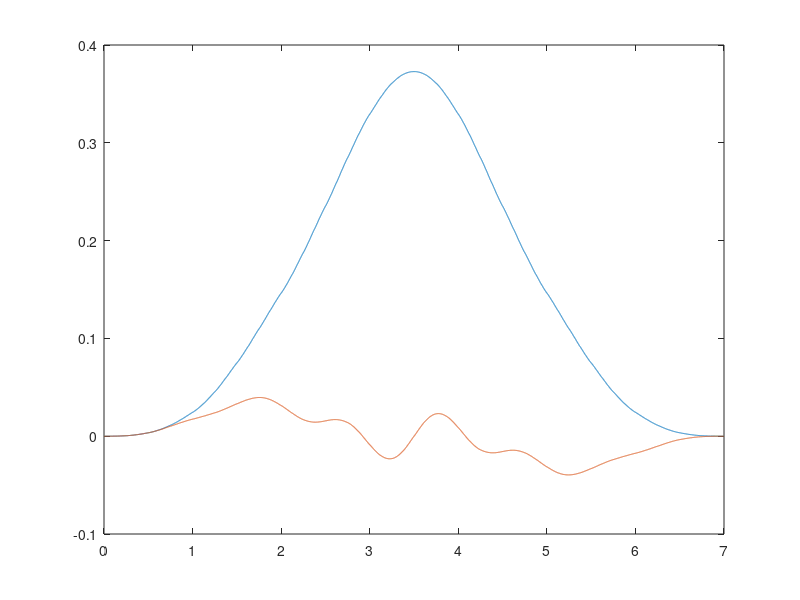

The MATLAB script that drew this image:
%==============================================================================
% Daniel J. Greenhoe
% Experiments with odd polynomials R(1/2-y)
%
% References:
%    C. Sidney Burrus, Ramesh A. Gopinath, and Haitao Guo
%    Introduction to Wavelets and Wavelet Transforms; A Primer
%    Prentice Hall, 1998
%    ISBN 0-13-489600-9
%==============================================================================

%======================================
% Initialization
%======================================
clear;

%======================================
% Function Declarations
%======================================

%----------------------------------------------------------------------------
% \brief Inner product <x,y> of vectors x and y
% \params[in] x: vector
% \params[in] y: vector
% \returns Inner product <x,y>
%----------------------------------------------------------------------------
function inprodxy = inprod( x, y )
  if( rows(x) == 1 ) xx = x';
  else               xx = x ;
  end
  if( rows(y) == 1 ) yy = y';
  else               yy = y ;
  end
  inprodxy = xx' * yy;
endfunction

%----------------------------------------------------------------------------
% \brief Downsample x(n) by L
% \params[in] x: data sequence
% \params[in] L: Downsample factor
% \returns Downsampled sequence y
%----------------------------------------------------------------------------
function y = downSample( x, L )
  n = length(x);
  m = ceil(n/L);
  y = 0*x(1:m);
  for i=0:(m-1)
    y(i+1) = x(i*L+1);
  endfor
endfunction

%----------------------------------------------------------------------------
% \brief Upsample x(n) by L
% \params[in] x: data sequence
% \params[in] L: Upsample factor
% \returns Upsampled sequence y
%----------------------------------------------------------------------------
function y = upSample( x, L )
  n = length(x);
  m = n * L;
  y = zeros(1,m);
  for i=0:(n -1)
    y(i*L+1) = x(i+1);
  endfor
endfunction

%----------------------------------------------------------------------------
% \brief Dilation Operation D
% \details The dilation operator D on a function f(x) is defined as
%          D f(x) = sqrt(2) f(2x) .
%          The sqrt(2) factor makes D unitary.
% \params[in] x: data sequence
% \returns Dilated sequence y
%----------------------------------------------------------------------------
function y = Dilation(x)
  y = sqrt(2) * downSample(x, 2);
endfunction

%----------------------------------------------------------------------------
% \brief Translation Operation T^n
% \params[in] x: data sequence with <density> elements per <n>
% \returns  Translated sequence y
%----------------------------------------------------------------------------
function y = Translate(x, density, n)
  N = length(x);                       % N = length of x
  M = n * density;                     % M = shift distance
  y = 0 * x;                           % zero vector with same dimensions as x
  y( (M+1) : N ) = x( 1 : (N-M) );
endfunction

%----------------------------------------------------------------------------
% \brief Make a sequence h(n) satisfy the Admissibility Condition
% \details A sequence h(n) satisfies the Admissibility Condition
%          if the sum of the elements of h(n) equals sqrt(2)
% \params[in] h: sequence
% \returns Returns a sequence hh that satisfies the Admissibility Condition
%----------------------------------------------------------------------------
function hh = Admissibility(h)
  sumh = sum(h);
  hh = h;
  if( sumh==0 )
    printf("Admissibility(h) ERROR: sum(h)=0\n");
  else
    hh = (sqrt(2) / sumh ) * hh;
  end
endfunction

%----------------------------------------------------------------------------
% \brief Perform Dilation Equation operation
% \params[in]  x: data sequence
% \params[in]  h: scaling coefficients h(n)
% \returns Dilated sequence y
%----------------------------------------------------------------------------
function y = DilationEqu( x, h )
  span    =  length(h)-1;              % support of y(x) = span of h(n)
  N       = length(x);                 % number of x elements
  density = N / span;                  % N per h element except last
  hu      = upSample(h, density);      % upsample h(n) to match phi(x) density
  xh      = conv(hu, x);               % phi_{k+1}(x) = SUM h(n) phi_k(2x-n)
  Dxh     = Dilation(xh);              % Dilation operation
  y       = Dxh(1:N);                  % truncate to length N
endfunction

%----------------------------------------------------------------------------
% \brief Estimate the integral of x
% \params[in]  x: data sequence
% \params[in]  density: number of elements per length 1 on x-axis
% \returns Estimated integral
%----------------------------------------------------------------------------
function INTx = Integrate( x, density )
  dx   = 1 / density;                  % width of Riemann integration bin
  INTx = sum( x ) * dx;                % estimated integral of phi(x)
endfunction

%----------------------------------------------------------------------------
% \brief Generate scaling function phi(x) from scaling coefficients h(n)
% \params[in]  h:          scaling coefficients h(n)
% \params[in]  iterations: number of iterations of Dilation Equation
% \params[in]  density:    number phi(x) samples per h(n) sample
% \returns     phi:        scaling function phi(x)
% \detailed   Cascade Algorithm: Strang and Nguyen (1996)
% reference: Burrus page 67
% reference: Rao
%----------------------------------------------------------------------------
function phi = gen_phi(h, iterations, density, verbose=1)
  h = Admissibility(h);                % Ensure h(n) satisfies Admiss. Cond.
  span =  length(h)-1;                 % support of phi(x) = span of h(n)
  N    = span * density;               % target length of psi(x)
  phi  = ones(1,density*span)/span;    % initial phi_0 is box with area=1
  for i = 0:(iterations-1)             % iterate Dilation Equation k times
    p0  = phi;                         % store phi
    phi = DilationEqu( phi, h );
    errorVect = phi - p0;
    cost = errorVect * errorVect';
  endfor
  if( verbose )
    Iphi   = Integrate( phi, density );% estimated integral of psi(x)
    sumSq  = sum(h)^2;
    minPhi = min(phi);
    maxPhi = max(phi);
    printf("phi = gen_phi( phi, h, iterations=%d, density=%d, verbose=1 )\n", iterations, density );
    printf("  * sum^2(h)      = %12.8f", sumSq  );  Test_eq( sumSq  , 2 );
    printf("  * min(phi)      = %12.8f", minPhi );  Test_lt( minPhi , 0 );
    printf("  * max(phi)      = %12.8f", maxPhi );  Test_gt( maxPhi , 0 );
    printf("  * INTphi        = %12.8f", Iphi   );  Test_eq( Iphi   , 1 );
    printf("  * cost          = %12.8f", cost   );  Test_eq( cost   , 0 );
    for n = 1:span
      Tn_phi   = Translate(phi, density, n);
      inprodxy = inprod( phi, Tn_phi );
      printf("  * <phi,T^%d phi> = %12.8f", n, inprodxy);
      Test_eq( inprodxy, 0, 1e-5 );
    endfor
  end
endfunction

%----------------------------------------------------------------------------
% \brief Generate wavelet function psi(x) from scaling function phi(x)
%        and wavelet filter coefficients g(n)
% \params[in] phi = scaling function phi(x)
% \params[in] g = wavelet filter coefficients g(n)
% \params[in] density = number phi(t) samples per g(n) sample
% \returns wavelet function psi(x)
% \cite Burrus page 15
%----------------------------------------------------------------------------
function psi = gen_psi(phi, g, density, verbose=1)
  span  = length(g)-1;                 % support of psi(x) = span of g(n)
  N     = span * density;              % target length of psi(x)
  psi   = DilationEqu( phi, g );       % psi(x) is a linear combination of phi(x)
  if( verbose )
    Ipsi   = Integrate( psi, density );% estimated integral of psi(x)
    sumSq  = sum(g)^2;
    minPsi = min(psi);
    maxPsi = max(psi);
    printf("psi = gen_psi( phi, g, density=%d, verbose=1 )\n", density );
    printf("  * sum^2(g)      = %12.8f", sumSq  );  Test_eq( sumSq , 0 );
    printf("  * min(psi)      = %12.8f", minPsi );  Test_lt( minPsi, 0 );
    printf("  * max(psi)      = %12.8f", maxPsi );  Test_gt( maxPsi, 0 );
    printf("  * INTpsi        = %12.8f", Ipsi   );  Test_eq( Ipsi  , 0 );
    for n = 0:span
      Tn_psi  = Translate(psi, density, n);
      inprodxy = inprod( phi, Tn_psi );
      printf("  * <phi,T^%d psi> = %12.8f", n, inprodxy);
      Test_eq( inprodxy, 0, 1e-5 );
    endfor
    for n = 1:span
      Tn_psi  = Translate(psi, density, n);
      inprodxy = inprod( psi, Tn_psi );
      printf("  * <psi,T^%d psi> = %12.8f", n, inprodxy);
      Test_eq( inprodxy, 0, 1e-4 );
    endfor
  end
endfunction

%----------------------------------------------------------------------------
% \brief Generate wavelet coefficients g(n) from scaling coefficients h(n)
% \params[in] h: scaling coefficients
% \returns Wavelet coefficients g
% \cite Mallat page 238
% \cite Burrus page  15
% \cite Burrus page  79
% \cite Greenhoe
%----------------------------------------------------------------------------
function g = h2g_coefs( h, verbose=1 )
  g = 0 * h;                           % make g a zero vector with same dimensions as h
  N = length(h);                       % N = number of wavelet coefficients
  g = h2hbar(h);                       % reverse scaling coefficient vector
  g(2:2:end) = -g(2:2:end);            % alternate signs of vector elements
  if( verbose )
    sumSq    = sum(g)^2;
    maxag    = max(abs(g));
    minag    = min(abs(g));
    maxah    = max(abs(h));
    minah    = min(abs(h));
    gbar     = h2hbar(g);
    gAltSgn  = g;
    gAltSgn(2:2:end) = -g(2:2:end);
    gCQF     = sum(gAltSgn)^2;        % Conjugate Quaduature Filter condition
    printf("g = h2g_coefs([h_0, h_1, ..., h_%d])\n", N-1 );
    printf("  * sum^2(g)      = %12.8f", sumSq );  Test_eq( sumSq  , 0 );
    printf("  * sum^2(gAltSgn)= %12.8f", gCQF  );  Test_eq( gCQF   , 2 );
    printf("  * max(|g|)      = %12.8f", maxag );  Test_eq( maxag  , maxah );
    printf("  * min(|g|)      = %12.8f", minag );  Test_eq( minag  , minah );
  end
endfunction

%----------------------------------------------------------------------------
%function: Generate filter coefficients from wavelet/scalar coefficients
%   _
%   h(n) = h(-n) with shift by N where N = length of h(n)
%   _
%   g(n) = g(-n) with shift by N
%----------------------------------------------------------------------------
function xbar = h2hbar(x)
  xbar = fliplr(x);
endfunction

%----------------------------------------------------------------------------
%                                               -z + 2 -1/z
% Convert polynomial in y to polynomial in y = -------------
%                                                    4
%                               /              \
%        |                     |  -z + 2 -1/z  |
%    P(y)|                  = P| ------------- |  = Q(z)Q(1/z)
%        |y=[(-z+2-1/z)/4]      \      4       /
%
% Input
% ------
%  P = [p_{n-1} ... p_2 p_1 p_0]
%    ==> P(y)=p_{n-1}y^{m-1}+...+p_2 y^2+p_1y+p_0
%
% Output
% ------
%  QQ = [q_{2n-2} ... q_2 q_1 q_0]
%
%                     q_{2n-2}z^{2n-2} +...+ q_2 z^2 + r_1 z + r_0
%     ==>  Q(z)Q(1/z)=---------------------------------------------
%                                       z^n
%
% Theory
% ------
% This conversion is useful when using polynomials in y = sin^2(w/2).
% Polynomials in sin^2(w/2) can be used to represent any even
% periodic funtion with period 2pi.
%   * sin^2(w/2) = (1/2)(1-cosw)
%
%                   1-cosw     1     e^{w}+e^{-w}     2 - z - 1/z   |
% y = sin^2(w/2) = -------- = --- - -------------- = -------------- |
%                      2       2          4                 4       |z=e^w
%
%----------------------------------------------------------------------------
function QQ = y2sin2(P)
  n=length(P);                         % number of terms in P(y). num 0s=n-1
  N=2*n-1;                             % number of terms in Q(z)Q(1/z)
  QQ= zeros(1,N);                      % init Q(z)Q(1/z) = 0+0z+...+0z^{N-1}
  q=1;                                 % init q(z)       = 1
  for k=0:n-1                          %
    QQ = [QQ,0](2:N+1);                % z[-z + 2 -1/z] = -z^2 + 2z - 1
    QQ = QQ + ...                      % Q(z)Q(1/z)
      P(n-k)*[zeros(1,N-2*k-1),q]/4^k; %   = SUM p1k_k*[(-z+2-z^-1)/4]^k
    q = conv(q,[-1 2 -1]);             % q(z) = q(z)[-z^2 + 2z - 1]
  endfor                               %
endfunction

%----------------------------------------------------------------------------
% Generate Daubechies class scaling coefficients
%  - Daubechies-p: minimum support (2p-1, R(y)=0) and minimum phase
%  - Symmlets-p:   minimum support (2p-1, R(y)=0) and quasi-linear phase
%  - Experimental: non-minimum support (>2p-1, R(y)!=0)
%
%  Input
%  ------
%  p = number of vanishing moments
%  R = [r_{m-1} ... r_2 r_1 r_0] ==> R(y)=r_{m-1}y^{m-1}+...+r_2 y^2+r_1y+r_0
%
%  Output
%  ------
%  n  = p + m
%
%  QQ = [q_{2n-1} ... q_1 q_0]
%
%                    q_{2n-1}z^{2n-1}+...+r_2 z^2+r_1z+r_0
%    ==>  Q(z)Q(1/z)=--------------------------------------
%                                  z^n
%
%  rQQ= [ r_1 r_2 ... r_{n-1}  r_n r_{n+1}...r_{n-2} ]
%        |<--roots inside -->|<--roots outside  --->|
%        |   unit circle     |   unit circle        |
%
%  A  = [a_p ... a_2 a_1 a_0]
%
%                       (z+1)^p
%    ==>  A(z) = sqrt(2)(---)   = a_pz^p + ... + a_2z^2 + a_1z + a_0
%                       ( 2 )
%
%  rA = [ r_1 r_2 ... r_p ] = roots of A(z)
%
%
%  Theory
%  ------
%  h(n) = scaling coefficients
%
%  H(z) = SUM h(n) z^{-n}
%          n
%       = A(z)Q(z)
%
%                (z+1)^p
%       = sqrt(2)(---)   Q(z)
%                ( 2 )
%
%  Finding Q(z) involves factoring a polynomial P(...):
%
%  P(y) = Pm(y) + y^p R(1/2-y)
%
%  In general, R is any polynomial that satisfies R(1/2-y)=-R(y-1/2)
%    (R is an odd polynomial about y=1/2)
%  For Daubechies-p wavelets and symmlets, R(y)=0
%    (giving Daubechies-p and symmlets minimum support)
%
%          p-1 ( p-1+k )
%  Pm(y) = SUM (       ) y^k
%          k=0 (   k   )
%
%  Q(z)Q(1/z) = P([2-z-1/z]/4)
%----------------------------------------------------------------------------
function [n,A,QQ,rA,rQQ] = gen_Dclass(p,R)
                                       % Compute A(z) = sqrt(2)[ (z+1)/2 ]^p
                                       % ------------------------------------
  A=1;                                 % A(z) = (z+1)^0 = 1
  for k=1:p                            %
    A=conv(A,[1 1]);                   % A(z) = (z+1)^k  k=1,2,3,...,p
  endfor                               %
  A = (sqrt(2)/2^p)*A;                 % A(z) = sqrt(2)[(z+1)/2]^p
  rA = sort(roots(A))';                % rA   = roots of A(z)

                                       % Pm(y)
                                       % ------------------------------------
  Pm = zeros(1,p);                     % init Pm(y) = 0y^{p-1}+...+0y^2+0y+0
  for k=0:p-1                          %
    Pm(p-k) = bincoeff(p-1+k,k);       % Pm(y) = SUM {p-1+k choose k} y^k
  endfor                               %

                                       % P( [2-z-1/z]/4 )
                                       % ------------------------------------
  m=length(R);                         %
  P=[zeros(1,m),Pm] + [R,zeros(1,p)];  % P(y) = Pm(y) + y^p R(y)
  while P(1)==0                        % remove leading zero coefficient terms
    n=length(P);                       %   n = number of terms in P(y)
    P=P(2:n);                          %   remove leading zero coefficient
  endwhile                             %
  n=length(P);                         % number of terms in P(y). num 0s=n-1
  QQ = y2sin2(P);                      % Q(z)Q(1/z) = P(y)|_y={(-z+2-1/z)/4}

                                       % Compute H(z)=A(z)Q(z)
                                       % ------------------------------------
  rQQ = sort(roots(QQ))';              % roots of Q(z)Q(1/z) (p-1 roots of Q(z), p-1 roots of Q(1/z))
  rQ  = rQQ(1:n-1);                    % roots of Q(z) (p-1 roots inside unit circle)
  Q   = poly(rQ);                      % convert roots into poly Q(z)
  Q   = sign(real(Q)).*abs(Q);         % eliminate any extraneous imag. components
  H   = conv(A,Q);                     % H(z) = A(z)Q(z)
  rH  = sort(roots(H))';               % roots of H(z)
  h   = Admissibility(H);              % Ensure h(n) satisfies Admiss. Cond.
endfunction

%----------------------------------------------------------------------------
%function: Generate Daubechies-p scaling coefficients
%
%  Input
%  ------
%  p:   number of vanishing moments
%
%  Output
%  ------
%  n  = p + m
%  h:   scaling coefficients
%  rQQ: roots of Q(z)Q(z^-1)
%                |   |_______ p-1 roots outside unit circle
%                |___________ p-1 roots inside  unit circle
%  rH:  roots of H(z)         p roots at z=-1 and p-1 roots of Q(z)
%
%
%  Theory
%  ------
%  h(n) = scaling coefficients
%
%  H(z) = SUM h(n) z^{-n}
%          n
%       = A(z)Q(z)
%
%                (z+1)^p
%       = sqrt(2)(---)   Q(z)
%                ( 2 )
%
%----------------------------------------------------------------------------
function [h,rQQ,rH] = gen_Dp(p, verbose=1 )
  R = [0];                             % for Daubechies-p, R(y)=0
  [n,A,QQ,rA,rQQ] = gen_Dclass(p,R);   %
  rQ  = rQQ(1:p-1);                    % roots of Q(z) (p-1 roots inside unit circle)
  Q   = poly(rQ);                      % convert roots into poly Q(z)
  Q   = sign(real(Q)).*abs(Q);         % eliminate any extraneous imag. components
  H   = conv(A,Q);                     % H(z) = A(z)Q(z)
  rH  = sort(roots(H))';               % roots of H(z)
  h   = Admissibility(H);              % Ensure h(n) satisfies Admiss. Cond.
  if( verbose )
    sumSq = sum(h)^2;
    maxh  = max(h);
    printf("[h,rQQ,rH] = gen_Dp(p=%d, verbose=1 )\n", p );
    printf("  * sum^2(h)      = %12.8f", sumSq );  Test_eq( sumSq , 2 );
    printf("  * max(h)        = %12.8f", maxh  );  Test_gt( maxh  , 0 );
  end
endfunction

%----------------------------------------------------------------------------
%function: Generate Symmlets-p scaling coefficients
%
%  Input
%  ------
%  p:   number of vanishing moments
%
%  Output
%  ------
%  h:   scaling coefficients
%  rQQ: roots of Q(z)Q(z^-1)
%                |   |_______ p-1 roots outside unit circle
%                |___________ p-1 roots inside  unit circle
%  rH:  roots of H(z)         p roots at z=-1 and p-1 roots of Q(z)
%
%----------------------------------------------------------------------------
function [h,rQQ,rH] = gen_Sp( p, verbose=1 )
                                       % Initialization
                                       % ---------------------
  N = 1024;                            % number of data points for linear measure
  R = [0];                             % for Symmlets-p, R(y)=0
  [n,A,QQ,rA,rQQ]=gen_Dclass(p,R);     %
  Nquads    = floor(p/2);              % number of zero quads
  Nsol      = 2^Nquads;                % number of possible solutions
  rQQ_mat    = zeros(p-1,Nsol);        % allocate matrix of roots for all solutions
  mse       = zeros(1,  Nsol);         % allocate mean square error of each solution
  sqMag     = zeros(1,  Nsol);         % allocate square magnitude of each solution

                                       % Main loop: generate all root selections
                                       % ---------------------------------------
  for n=0:Nsol-1                       % loop once for each possible solution
    t = conj(rQQ(1:2:p-1));            % extract one representative from each quad
    for m=0:Nquads-1                   % take conjugate recipricols of roots
      if( mod(floor(n/2^m),2) )        % if bit k of n is 1,
        t(m+1) = conj(1/t(m+1));       %   then take conjugate recipricol of root
      endif                            %
    endfor                             %

    rNew          = zeros(p-1,1);      % initialize new root column vector
    rNew(1:2:p-1) = t;                 % rNew=[r1 (real), r2, r2*, r3, r3*,...]'
    rNew(2:2:p-1) = conj(t(mod(p+1,2)+1:Nquads));
    rMat(:,n+1)   = rNew;              % store new root vector in root matrix

                                       % Linear phase measurements
                                       % ------------------------------
    h = real(poly(rNew));              % convert new roots into a poly in z
    [H,w] = freqz(h,[1],N);            % compute the frequency response
    phase = unwrap(angle(H));          % unwrapped phase of h
    [pCoefs,pVals]=polyfit(w,phase,1); % find the 1st order poly p(w) that best fits phase(w)
    mse(n+1) = (pVals.yf-phase)'*(pVals.yf-phase)/N;  % measure the error
    sqMag(n+1) = (rNew'*rNew);         % measure the magnitude and store
  endfor
                                       % Find best set of roots
                                       % --------------------------
  [err1,i1] = min(mse);                % find the 1st location of minimum error
  t=mse;                               % copy mse to temporary vector t
  t(i1) = max(t);                      % get 1st minimum out of the way to find 2nd
  [err2,i2] = min(t);                  % find the 2nd location of minimum error
  t= max(mse)*ones(1,Nsol);            % set t to all large values
  if( sqMag(i1)<sqMag(i2) )            % decide which min to use based on smaller magnitude
    iMinErr = i1;                      %   if the magnitude of first is smaller
  else                                 %
    iMinErr = i2;                      %   if the magnitude of the second is smaller
  endif                                %
  mmse = mse(iMinErr);                 % minimum mean square error
  rNew = rMat(:,iMinErr);              % extract min phase min magnitude vector

                                       % Compute H(z)=A(z)Q(z)
                                       % ------------------------------------
  rQQ = [rNew; conj(1./rNew)]';        % vector w/ both retained and discarded roots
  rQ  = rQQ(1:p-1);                    % roots of Q(z) (p-1 roots inside unit circle)
  Q   = poly(rQ);                      % convert roots into poly Q(z)
  Q   = sign(real(Q)).*abs(Q);         % eliminate any extraneous imag. components
  H   = conv(A,Q);                     % H(z) = A(z)Q(z)
  rH  = sort(roots(H))';               % roots of H(z)
  h   = Admissibility(H);              % Ensure h(n) satisfies Admiss. Cond.
  if( verbose )
    sumSq = sum(h)^2;
    maxh  = max(h);
    printf("[h,rQQ,rH] = gen_Sp(p=%d, verbose=1 )\n", p );
    printf("  * sum^2(h)      = %12.8f", sumSq );  Test_eq( sumSq , 2 );
    printf("  * max(h)        = %12.8f", maxh  );  Test_gt( maxh  , 0 );
  end
endfunction

%----------------------------------------------------------------------------
% Generate experimental coefficients with R(y)!=0
%
%  Input
%  ------
%  p:   number of vanishing moments
%  R = [r_{m-1} ... r_2 r_1 r_0] ==> R(y)=r_{m-1}y^{m-1}+...+r_2 y^2+r_1y+r_0
%
%  Output
%  ------
%  h:   scaling coefficients
%  rQQ: roots of Q(z)Q(z^-1)
%                |   |_______ p-1 roots outside unit circle
%                |___________ p-1 roots inside  unit circle
%  rH:  roots of H(z)         p roots at z=-1 and p-1 roots of Q(z)
%
%
%  Theory
%  ------
%  h(n) = scaling coefficients
%
%  H(z) = SUM h(n) z^{-n}
%          n
%       = A(z)Q(z)
%
%                (z+1)^p
%       = sqrt(2)(---)   Q(z)
%                ( 2 )
%
%----------------------------------------------------------------------------
function [n,h,rQQ,rH] = gen_Rp(p,R)
  [n,A,QQ,rA,rQQ] = gen_Dclass(p,R);   %
  rQ  = rQQ(1:n-1);                    % roots of Q(z) (n-1 roots inside unit circle)
  Q   = poly(rQ);                      % convert roots into poly Q(z)
  Q   = sign(real(Q)).*abs(Q);         % eliminate any extraneous imag. components
  H   = conv(A,Q);                     % H(z) = A(z)Q(z)
  rH  = sort(roots(H))';               % roots of H(z)
  h   = Admissibility(H);              % Ensure h(n) satisfies Admiss. Cond.
endfunction

#----------------------------------------------------------------------------
#function: Generate scaling coefficients h(n) from length-4 parameter alpha
#          Pollen wavelets
#  references:
#    http://www2.isye.gatech.edu/~brani/datasoft/DL.pdf  page 2
#    Burrus page  66
#----------------------------------------------------------------------------
function h = gen_pollen4(alpha)
  h =  (sqrt(2)/4) * [...
       1 + cos(alpha) - sin(alpha) ;
       1 + cos(alpha) + sin(alpha) ;
       1 - cos(alpha) + sin(alpha) ;
       1 - cos(alpha) - sin(alpha) ;
      ];
%  h =  (sqrt(2)/4) * [\  Burrus ?
%       1 - cos(alpha) + sin(alpha) ;
%       1 + cos(alpha) + sin(alpha) ;
%       1 + cos(alpha) - sin(alpha) ;
%       1 - cos(alpha) - sin(alpha) ;
%      ];
endfunction

%-----------------------------------
% Write data to file
%-----------------------------------
function data2file(h,g,rR,rH,filename,comment)
  data  = fopen(filename,"w");
  fprintf(data,'%%========================================================================\n');
  fprintf(data,'%% Daniel J. Greenhoe \n');
  fprintf(data,'%% file: %s \n',filename);
  fprintf(data,'%% %s \n',comment);
  fprintf(data,'%% %s \n',strftime('%Y %B %d %A %r (%Z)',localtime(time)));
  fprintf(data,'%%========================================================================\n\n');

  p=length(h)/2;
  fprintf(data ,'scaling coefficients\n' );
  fprintf(data ,'-------------------------\n' );
  for n=1:length(h)
    fprintf(data ,'h_{%02d} = %13.10f  \n',n-1,h(n) );
  endfor

  fprintf(data ,'\n' );
  fprintf(data ,'wavelet coefficients\n');
  fprintf(data ,'-------------------------\n' );
  for n=1:length(g)
    fprintf(data ,'g_{%02d} = %13.10f  \n',n-1,g(n) );
  endfor

  fprintf(data ,'\n' );
  fprintf(data ,'roots of Q(z)\n' );
  fprintf(data ,'-------------------------\n' );
  for n=1:p-1
    fprintf(data ,'r_{%02d} = %13.10f  %13.10fi \n',n-1, real(rR(n)), imag(rR(n)) );
  endfor

  fprintf(data ,'\n' );
  fprintf(data ,'roots of Q(z^-1)\n' );
  fprintf(data ,'-------------------------\n');
  for n=p:length(rR)
    fprintf(data ,'r_{%02d} = %13.10f  %13.10fi \n',n-1, real(rR(n)), imag(rR(n)) );
  endfor

  fprintf(data ,'\n');
  fprintf(data ,'roots of H(z)\n');
  fprintf(data ,'-------------------------\n');
  for n=1:length(rH)
    fprintf(data ,'r_{%02d} = %13.10f  %13.10fi \n',n-1, real(rH(n)), imag(rH(n)) );
    if(n==p-1) fprintf(data,'\n'); endif
  endfor

  fprintf(data ,'\n' );
  fprintf(data ,'LaTeX drawing commands   \n');
  fprintf(data ,'-------------------------\n');
  for n=1:p-1
    fprintf(data ,'  \\put( %15.10f, %15.10f ) {\\circle {15}} \n',real(rR(n))*100, imag(rR(n))*100 );
  endfor
  fprintf(data,"\n");
  for n=p:length(rR)
    fprintf(data ,'  \\put( %15.10f, %15.10f ) {\\circle*{15}} \n',real(rR(n))*100, imag(rR(n))*100 );
  endfor

  fflush(data);
  fclose(data);
  printf('output file name = \"%s\" \n',filename);
endfunction

%----------------------------------------------------------------------------
% Write data to plot file
% <filename> can be used by the command '\fileplot' in a TeX environment
% to generate a plot of (x,y).
% The command '\fileplot' is available in the PSTricks package of TeX.
% Reference: http://www.ctan.org/pkg/pstricks
%----------------------------------------------------------------------------
function data2plotfile(x,y,filename,comment)
  data  = fopen(filename,'w');
  fprintf(data,'%%========================================================================\n');
  fprintf(data,'%% Daniel J. Greenhoe \n');
  fprintf(data,'%% file: %s \n',filename);
  fprintf(data,'%% number of data points = %d\n',length(x));
  fprintf(data,'%% %s \n',comment);
  fprintf(data,'%% %s \n',strftime('%Y %B %d %A %r (%Z)',localtime(time)));
  fprintf(data,'%% The command \\fileplot{%s} may be used in a LaTeX environment for plotting data.\n',filename);
  fprintf(data,'%% \\fileplot is available in the LaTeX PSTricks package.\n');
  fprintf(data,'%% Reference: http://www.ctan.org/pkg/pstricks\n');
  fprintf(data,'%%========================================================================\n');

  fprintf(data ,'[\n');
  for n=1:length(x)
    fprintf(data ,'(%13.10f,%13.10f)\n',x(n),y(n));
  endfor
  fprintf(data,']\n');
  fprintf(data,'%%---end of file---' );
  fflush(data);
  fclose(data);
  printf("data written to \'%s\' \n",filename);
endfunction

%----------------------------------------------------------------------------
% Demonstration of Daubechies-p wavelets
%  iterations: number of iterations to use to generate phi(t) (e.g. 16)
%  N:          data size (e.g. 1024)
%----------------------------------------------------------------------------
function demo_Dp(p,N,iterations)
                                       % calculate coefficient sequences
                                       % ------------------------
  [h,rQQ,rH] = gen_Dp(p);              % Daubechies-p
  g   = h2g_coefs(h);                  % generate wavelet coefficients g(n)
  d   = round(N/length(h));            % density=round(samples/unit(1))
  phi = gen_phi(h,  iterations,d);     % generate phi(x) from h(n)
  psi = gen_psi(phi,g,d);              % generate psi(x) from g(n)
  M   = length(phi);

                                       % Generate output data files
                                       % ------------------------
  x = [0:length(phi)-1]*(length(h)-1)/(length(phi)-1);
  data2file(h,g,rQQ,rH,sprintf('d%d.dat',p),    sprintf('data for Daubechies-%d wavelets',p) );
  data2plotfile(x,phi,sprintf('d%d_phi.dat',p),sprintf('plot file for Daubechies-%d scaling function',p));
  data2plotfile(x,psi,sprintf('d%d_psi.dat',p),sprintf('plot file for Daubechies-%d wavelet function',p));
  plot(x,phi,x,psi);

endfunction

%----------------------------------------------------------------------------
% Demonstration of Symmlet-p wavelets
%  iterations: number of iterations to use to generate phi(t) (e.g. 16)
%  N:          data size (e.g. 1024)
%----------------------------------------------------------------------------
function demo_Symmlet_p( p, N, iterations, dataDump=0 )
  [h,rQQ,rH] = gen_Sp(p);              % Symmlet-p
  g       = h2g_coefs(h);              % generate wavelet coefficients g(n)
  span    = length(h) - 1;             % span of phi(x) and psi(x) = span(h)
  density = round( N / span );         % density=round(samples/unit(1))
  phi     = gen_phi(h, iterations, density); % generate phi(x) from h(n)
  psi     = gen_psi(phi,g,density);    % generate psi(x) from g(n)
  M       = length(phi);
  xAxis   = [0:M-1] * span/(M-1);      % x-axis vector from 0 to span
  if( dataDump )
    data2file(h,g,rQQ,rH, sprintf("s%d.dat",p),    sprintf("Symmlet-%d data file",p));
    data2plotfile(xAxis, phi,  sprintf('s%d_phi.dat',p),sprintf('plot file for Symmlet-%d scaling function',p));
    data2plotfile(xAxis, psi,  sprintf('s%d_psi.dat',p),sprintf('plot file for Symmlet-%d wavelet function',p));
  end
  plot(xAxis, phi, xAxis, psi );
endfunction

%----------------------------------------------------------------------------
% Demonstration of Daubechies-p class wavelet with R(y)!=0
%  iterations: number of iterations to use to generate phi(t) (e.g. 16)
%  N:          data size (e.g. 1024)
%----------------------------------------------------------------------------
function demo_Ry_p(p,N,iterations)
                                       % R(y)
                                       % ------------------------
  R=[  3 0 5 0 7 0 3 0 1 0];                        % R(y)
  ptitle=sprintf("p=%d      R(y)=3y^9 + 5y^7 + 7y^5 + 3y^3 + y      Daniel J. Greenhoe",p);% title

                                       % Generate scaling coefficients {h_n}
                                       % ------------------------
  [n,h,rQQ,rH]= gen_Rp(p,R);           % Ry(p)
  g   = h2g_coefs(h);                  % generate wavelet coefficients g(n)
  d   = round(N/length(h));            % density=round(samples/unit(1))
  phi = gen_phi(h,  iterations,d);     % generate phi(x) from h(n)
  psi = gen_psi(phi,g,d);              % generate psi(x) from g(n)

                                       % Generate output
                                       % -------------------------
  data2file(h,g,rQQ,rH, sprintf("R%d.dat",p), sprintf("R(y)-%d data file",p) );   pause(delay_sec);
endfunction

%----------------------------------------------------------------------------
% Demonstration of Pollen length 4 wavelets
%  iterations: number of iterations to use to generate phi(t) (e.g. 16)
%  N:          data size (e.g. 1024)
%  alpha:      parameter alpha
%  p4_phi.dat and p4_psi.dat can be used with LaTeX's \plotfile command.
%  \pltfile is available in the pstricks package
%   Reference: http://www.ctan.org/pkg/pstricks
%----------------------------------------------------------------------------
function demo_pollen4a(alpha,N,iterations)
                                       % calculate coefficient sequences
                                       % ------------------------
  h   = gen_pollen4(alpha);            % Pollen length-4
  g   = h2g_coefs(h);                  % generate wavelet coefficients g(n)
  d   = round(N/length(h));            % density=round(samples/unit(1))
  phi = gen_phi(h,  iterations,d);     % generate phi(x) from h(n)
  psi = gen_psi(phi,g,d);              % generate psi(x) from g(n)
  M   = length(phi);

                                       % Generate output data files
                                       % ------------------------
  x = [0:length(phi)-1]*(length(h)-1)/(length(phi)-1);
  %data2file(h,g,rQQ,rH,'p4.dat',   sprintf('data for Pollen-4 alpha=%13.10f wavelets',alpha));
  data2plotfile(x,phi,'p4_phi.dat',sprintf('plot file for Pollen-4 alpha=%13.10f scaling function',alpha));
  data2plotfile(x,psi,'p4_psi.dat',sprintf('plot file for Pollen-4 alpha=%13.10f wavelet function',alpha));
  plot(x,phi,x,psi);

endfunction

%----------------------------------------------------------------------------
% Demonstration of Pollen length 4 wavelets
%  iterations: number of iterations to use to generate phi(t) (e.g. 16)
%  N:          data size (e.g. 1024)
%  nalpha:     number of alpha values
%  a:          starting alpha value
%  b:          ending alpha value
%  p4_phi.dat and p4_psi.dat can be used with GNU Plot's 'splot' function
%  Reference: http://www.gnuplot.info
%----------------------------------------------------------------------------
function demo_pollen4(a,b,nalpha,N,iterations)
  filename1='p4_psi.dat';
  filename2='p4_phi.dat';
  data1  = fopen(filename1,'w');
  data2  = fopen(filename2,'w');
  fprintf(data1,'#========================================================================\n');
  fprintf(data1,'# Daniel J. Greenhoe \n');
  fprintf(data1,'# file: %s \n',filename1);
  fprintf(data1,'# %s \n',strftime('%Y %B %d %A %r (%Z)',localtime(time)));
  fprintf(data1,'# The command splot{%s} may be used in a GNU Plot environment for plotting data.\n',filename1);
  fprintf(data1,'# Reference: http://www.gnuplot.info\n');
  fprintf(data1,'#========================================================================\n');

  fprintf(data2,'#========================================================================\n');
  fprintf(data2,'# Daniel J. Greenhoe \n');
  fprintf(data2,'# file: %s \n',filename2);
  fprintf(data2,'# %s \n',strftime('%Y %B %d %A %r (%Z)',localtime(time)));
  fprintf(data2,'# The command splot{%s} may be used in a GNU Plot environment for plotting data.\n',filename2);
  fprintf(data2,'# Reference: http://www.gnuplot.info\n');
  fprintf(data2,'#========================================================================\n');

  for i = 0:nalpha-1
                                       % calculate coefficient sequences
                                       % ------------------------
    alpha = a + i/(nalpha-1)*(b-a)     % calculate alpha
    h   = gen_pollen4(alpha);          % Pollen length-4
    g   = h2g_coefs(h);                % generate wavelet coefficients g(n)
    d   = round(N/length(h));          % density=round(samples/unit(1))
    phi = gen_phi(h,  iterations,d);   % generate phi(x) from h(n)
    psi = gen_psi(phi,g,d);            % generate psi(x) from g(n)
    M   = length(phi);

                                       % Generate output data files
                                       % ------------------------
    x = [0:length(phi)-1]*(length(h)-1)/(length(phi)-1);
    y1 = psi;
    y2 = phi;

    for n=1:length(x)
      fprintf(data1 ,'%13.10f  %13.10f  %13.10f\n',alpha,x(n),y1(n));
    endfor
    for n=1:length(x)
      fprintf(data2 ,'%13.10f  %13.10f  %13.10f\n',alpha,x(n),y2(n));
    endfor
    fprintf(data1 ,'\n');
    fprintf(data2 ,'\n');

  endfor
  fprintf(data1,'##---end of file---' );
  fprintf(data2,'##---end of file---' );
  fflush(data1);
  fflush(data2);
  fclose(data1);
  fclose(data2);
  printf("data written to \'%s\' \n",filename1);
  printf("data written to \'%s\' \n",filename2);

endfunction

%----------------------------------------------------------------------------
% Demonstration of Symmlet-p wavelets
%  iterations: number of iterations to use to generate phi(t) (e.g. 16)
%  N:          data size (e.g. 1024)
%----------------------------------------------------------------------------
function demo_h( h, N, iterations, dataDump=0 )
  h       = Admissibility(h);          % Ensure h(n) satisfies Admiss. Cond.
  g       = h2g_coefs(h);              % generate wavelet coefficients g(n)
  span    = length(h) - 1;             % span of phi(x) and psi(x) = span(h)
  density = round( N / span );         % density=round(samples/unit(1))
  phi     = gen_phi(h, iterations, density); % generate phi(x) from h(n)
  psi     = gen_psi(phi,g,density);    % generate psi(x) from g(n)
  M       = length(phi);
  xAxis   = [0:M-1] * span/(M-1);      % x-axis vector from 0 to span
  if( dataDump )
    %data2file(h, g, rQQ, rH,   sprintf("arbitrary_coef%d.dat",span),    sprintf("Arbitrary %d coefficient data file", span));
    data2plotfile(xAxis, phi,  sprintf('arbitrary_coef%d_phi.dat',span+1),sprintf("Arbitrary %d coefficient scaling function", span+1));
    data2plotfile(xAxis, psi,  sprintf('arbitrary_coef%d_psi.dat',span+1),sprintf("Arbitrary %d coefficient wavelet function", span+1));
  end
  plot(xAxis, phi, xAxis, psi );
endfunction

%======================================
% Test Utilities
%======================================
%----------------------------------------------------------------------------
% \brief Test if x less than y
% \returns 1 if TRUE, 0 otherwise
%----------------------------------------------------------------------------
function result = Test_lt( x, y, verbose=1 )
  if( x < y ) result = 1;
  else        result = 0;
  end
  if( verbose )
    if( result == 1 ) printf("  ok\n");
    else              printf("  FAIL!!!  %.10f not< %.10f\n", x, y);
    end
  end
endfunction

%----------------------------------------------------------------------------
% \brief Test if x greater than y
% \returns 1 if TRUE, 0 otherwise
%----------------------------------------------------------------------------
function result = Test_gt( x, y, verbose=1 )
  result = Test_lt( y, x, verbose );
endfunction

%----------------------------------------------------------------------------
% \brief Test if x almost equals y
% \returns 1 if TRUE, 0 otherwise
%----------------------------------------------------------------------------
function result = Test_eq( x, y, margin=1e-9, verbose=1 )
  result = Test_lt( abs(x-y), margin, 0 );
  if( verbose )
    if( result == 1 ) printf("  ok\n");
    else              printf("  FAIL!!!  %.10f != %.10f\n", x, y);
    end
  end
endfunction

%----------------------------------------------------------------------------
% \brief Test if x is close to 0
% \returns 1 if TRUE, 0 otherwise
%----------------------------------------------------------------------------
function result = Test_zero( x, margin=1e-9, verbose=1 )
  result = Test_lt( abs(x), margin, verbose );
endfunction

%======================================
% Main
%======================================
                                       % parameters
                                       %-------------------------------------
N = 8*1024;                            % number of data points
iterations = 100;                      % number of iterations

                                       % demos
                                       %-------------------------------------
%for p=1:12
%  demo_Dp(p,N,iterations);
%endfor
%demo_Dp(16,N,iterations);

%demo_Symmlet_p( 4,N,iterations);
%demo_Symmlet_p( 8,N,iterations);
%demo_Symmlet_p(12,N,iterations);
%demo_Symmlet_p(16,N,iterations);
%demo_Ry_p(3);
%demo_pollen4a(pi/6,16,iterations)%
%demo_pollen4a(pi/4,16,iterations)%
%demo_pollen4a(pi/2,16,iterations)%
%demo_pollen4a(pi,16,iterations)%
%demo_pollen4(0,pi,256,256,iterations)%
%demo_pollen4(0,pi,32,32,iterations)%
%function demo_pollen4(a,b,nalpha,N,iterations)

%h = [1 3 3 1]%
%phi = gen_phi(h,3,4)
%plot(phi)
%======================================
% End Processing
%======================================
%p=4
%  [h,rQQ,rH] = gen_Dp(p);              % Daubechies-p
%  [h,rQQ,rH] = gen_Sp(p);              % Symmlets-p
%  g   = h2g_coefs(h);                  % generate wavelet coefficients g(n)
%h = [1,2,3,4,5,6,7,8]
h = [1, 1, 2, 3, 5, 8]
h = [1, 1, 2, 3, 2, 1, 1]
h = [1, 2, 3, 2, 1]
h = [1, 1, 2, 3, 3, 2, 1, 1]
demo_h(h, N, iterations, datadump=1);
%h = h / sum(h) * sqrt(2)
%g   = h2g_coefs(h);                  % generate wavelet coefficients g(n)
%  d   = round(N/length(h));            % density=round(samples/unit(1))
%  phi = gen_phi(h,  iterations,d);     % generate phi(x) from h(n)
%%plot(phi)
%  psi = gen_psi(phi,g,d);              % generate psi(x) from g(n)
%plot(psi)
%  M   = length(phi);
%  x = [1:100];
%  y = Translate(x, 10, 1);
